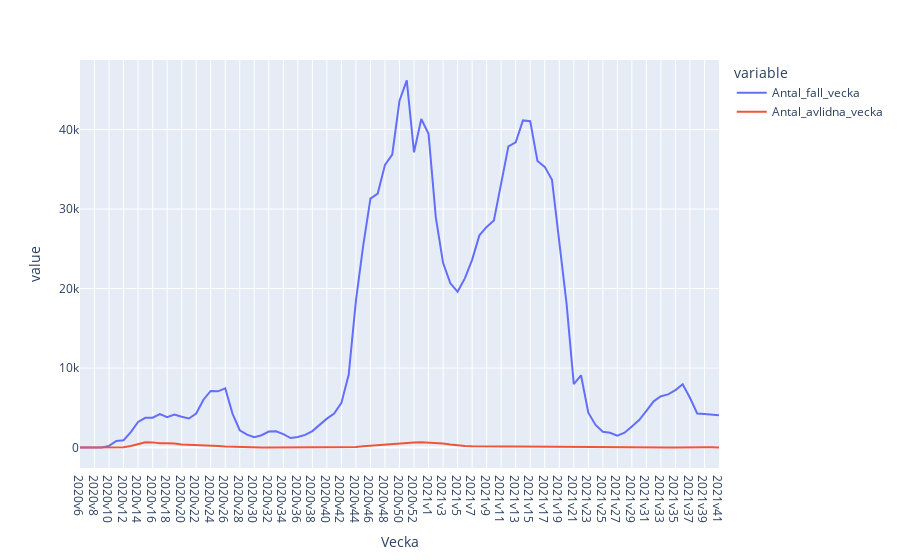

Notebook code cell kept with this figure:
### Code cell
px.line(df, x = "Vecka", y = ["Antal_fall_vecka","Antal_avlidna_vecka"])
